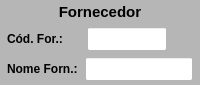
           <widget class="QWidget" name="widget_Cor1" native="true">
            <property name="minimumSize">
             <size>
              <width>0</width>
              <height>85</height>
             </size>
            </property>
            <property name="maximumSize">
             <size>
              <width>16777215</width>
              <height>85</height>
             </size>
            </property>
            <property name="styleSheet">
             <string notr="true">background-color: rgb(182, 182, 182);</string>
            </property>
            <layout class="QVBoxLayout" name="verticalLayout_4">
             <property name="spacing">
              <number>2</number>
             </property>
             <property name="leftMargin">
              <number>2</number>
             </property>
             <property name="topMargin">
              <number>2</number>
             </property>
             <property name="rightMargin">
              <number>2</number>
             </property>
             <property name="bottomMargin">
              <number>2</number>
             </property>
             <item>
              <widget class="QLabel" name="label_2">
               <property name="minimumSize">
                <size>
                 <width>0</width>
                 <height>20</height>
                </size>
               </property>
               <property name="maximumSize">
                <size>
                 <width>16777215</width>
                 <height>20</height>
                </size>
               </property>
               <property name="font">
                <font>
                 <pointsize>11</pointsize>
                 <weight>75</weight>
                 <bold>true</bold>
                </font>
               </property>
               <property name="text">
                <string>Fornecedor</string>
               </property>
               <property name="alignment">
                <set>Qt::AlignCenter</set>
               </property>
              </widget>
             </item>
             <item>
              <widget class="QWidget" name="widget_8" native="true">
               <property name="minimumSize">
                <size>
                 <width>0</width>
                 <height>30</height>
                </size>
               </property>
               <property name="maximumSize">
                <size>
                 <width>16777215</width>
                 <height>30</height>
                </size>
               </property>
               <property name="styleSheet">
                <string notr="true"/>
               </property>
               <layout class="QHBoxLayout" name="horizontalLayout_4">
                <property name="spacing">
                 <number>5</number>
                </property>
                <property name="leftMargin">
                 <number>5</number>
                </property>
                <property name="topMargin">
                 <number>3</number>
                </property>
                <property name="rightMargin">
                 <number>5</number>
                </property>
                <property name="bottomMargin">
                 <number>3</number>
                </property>
                <item>
                 <widget class="QLabel" name="label_25">
                  <property name="minimumSize">
                   <size>
                    <width>75</width>
                    <height>0</height>
                   </size>
                  </property>
                  <property name="maximumSize">
                   <size>
                    <width>75</width>
                    <height>16777215</height>
                   </size>
                  </property>
                  <property name="font">
                   <font>
                    <pointsize>9</pointsize>
                    <weight>75</weight>
                    <bold>true</bold>
                   </font>
                  </property>
                  <property name="text">
                   <string>Cód. For.:</string>
                  </property>
                  <property name="alignment">
                   <set>Qt::AlignLeading|Qt::AlignLeft|Qt::AlignVCenter</set>
                  </property>
                 </widget>
                </item>
                <item>
                 <widget class="QLineEdit" name="line_CodForn">
                  <property name="sizePolicy">
                   <sizepolicy hsizetype="Preferred" vsizetype="Preferred">
                    <horstretch>0</horstretch>
                    <verstretch>0</verstretch>
                   </sizepolicy>
                  </property>
                  <property name="maximumSize">
                   <size>
                    <width>80</width>
                    <height>16777215</height>
                   </size>
                  </property>
                  <property name="font">
                   <font>
                    <pointsize>9</pointsize>
                    <weight>50</weight>
                    <bold>false</bold>
                   </font>
                  </property>
                  <property name="styleSheet">
                   <string notr="true">background-color: rgb(255, 255, 255);</string>
                  </property>
                  <property name="text">
                   <string/>
                  </property>
                  <property name="alignment">
                   <set>Qt::AlignCenter</set>
                  </property>
                 </widget>
                </item>
                <item>
                 <widget class="QLabel" name="label_16">
                  <property name="text">
                   <string/>
                  </property>
                 </widget>
                </item>
               </layout>
              </widget>
             </item>
             <item>
              <widget class="QWidget" name="widget_18" native="true">
               <property name="minimumSize">
                <size>
                 <width>0</width>
                 <height>30</height>
                </size>
               </property>
               <property name="maximumSize">
                <size>
                 <width>16777215</width>
                 <height>30</height>
                </size>
               </property>
               <property name="styleSheet">
                <string notr="true"/>
               </property>
               <layout class="QHBoxLayout" name="horizontalLayout_12">
                <property name="spacing">
                 <number>5</number>
                </property>
                <property name="leftMargin">
                 <number>5</number>
                </property>
                <property name="topMargin">
                 <number>3</number>
                </property>
                <property name="rightMargin">
                 <number>5</number>
                </property>
                <property name="bottomMargin">
                 <number>3</number>
                </property>
                <item>
                 <widget class="QLabel" name="label_29">
                  <property name="maximumSize">
                   <size>
                    <width>75</width>
                    <height>16777215</height>
                   </size>
                  </property>
                  <property name="font">
                   <font>
                    <pointsize>9</pointsize>
                    <weight>75</weight>
                    <bold>true</bold>
                   </font>
                  </property>
                  <property name="text">
                   <string>Nome Forn.:</string>
                  </property>
                  <property name="alignment">
                   <set>Qt::AlignLeading|Qt::AlignLeft|Qt::AlignVCenter</set>
                  </property>
                 </widget>
                </item>
                <item>
                 <widget class="QLineEdit" name="line_NomeForn">
                  <property name="sizePolicy">
                   <sizepolicy hsizetype="Preferred" vsizetype="Preferred">
                    <horstretch>0</horstretch>
                    <verstretch>0</verstretch>
                   </sizepolicy>
                  </property>
                  <property name="font">
                   <font>
                    <pointsize>9</pointsize>
                    <weight>50</weight>
                    <bold>false</bold>
                   </font>
                  </property>
                  <property name="styleSheet">
                   <string notr="true">background-color: rgb(255, 255, 255);</string>
                  </property>
                  <property name="text">
                   <string/>
                  </property>
                  <property name="alignment">
                   <set>Qt::AlignLeading|Qt::AlignLeft|Qt::AlignVCenter</set>
                  </property>
                 </widget>
                </item>
               </layout>
              </widget>
             </item>
            </layout>
           </widget>
